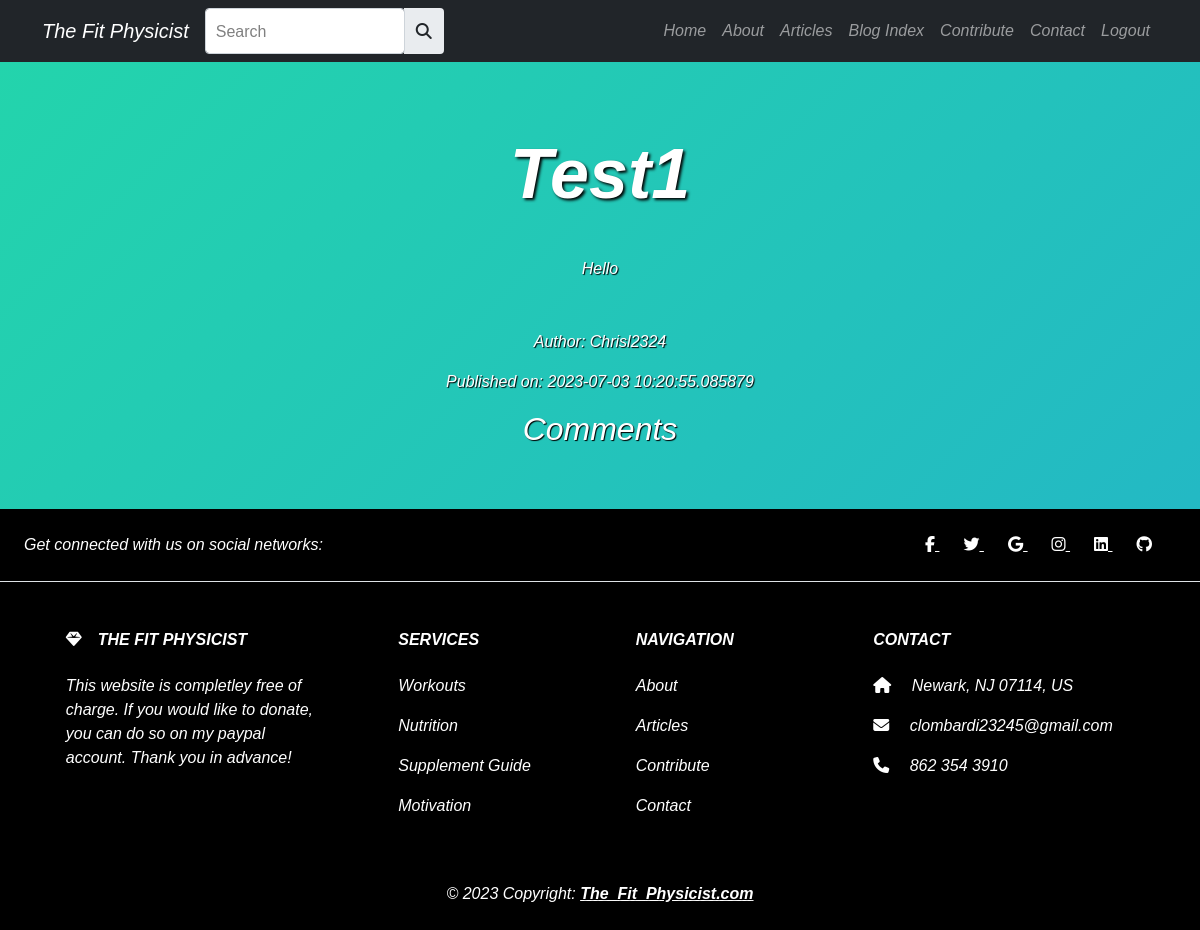
/single_article/1, run on the app's committed database.
### app.py (models this page shows, shortened)
class Article(db.Model):
    __tablename__ = "articles"
    id = db.Column(db.Integer, primary_key=True)
    title = db.Column(db.String(80), nullable=False)
    content = db.Column(db.String, nullable=False)
    created_on = db.Column(db.DateTime, default=datetime.now())
    user_id = db.Column(db.Integer, db.ForeignKey("users.id"), nullable=False)
    author = db.Column(db.String, nullable=False)
    image = db.Column(db.String)
    is_authenticated = db.Column(db.Boolean, default=False)
    user = db.relationship("User", backref=db.backref("articles", lazy=True))
    comments = db.relationship("Comment", back_populates="article")

### app.py (the view)
@app.route('/single_article/<int:article_id>')
def single_article(article_id):
    article = Article.query.get_or_404(article_id)
    comments = Comment.query.filter_by(article_id=article_id).all()
    return render_template('single_article.html', title="The Fit Physicist", article=article, comments=comments)

### templates/single_article.html (shortened to what this page needs)
{% extends 'base.html' %}
{% block head %}
<link rel="stylesheet" href="{{url_for('static', filename='css/article_style.css')}}">
{% endblock head %}
{% block content %}
<h1>{{ article.title }}</h1>
<p>{{ article.content }}</p>
<p>Author: {{ article.author }}</p>
<p>Published on: {{ article.created_on }}</p>
<h2>Comments</h2>
{% endblock content %}

### static/css/style2.css (style rules this page uses)
html, body { background: linear-gradient(-45deg, #ee7752, #e73c7e, #23a6d5, #23d5ab); background-size: 400% 400%; animation: gradient 15s ease infinite; }
body { animation: pulsate 5s ease-in-out infinite; }

### static/css/article_style.css (style rules this page uses)
html, body { animation: gradient 15s ease infinite }
h1 { color: white; font-family:'Franklin Gothic Medium', 'Arial Narrow', Arial, sans-serif; font-weight: bold; text-shadow: 2px 2px 3px black; animation: glow 2s ease-in-out infinite; font-size: 70px; font-style: italic; margin-top: 70px; }
h2 { color: white; font-family: 'Franklin Gothic Medium', 'Arial Narrow', Arial, sans-serif; font-style: italic; text-shadow: 1px 1px 1px black; }
p { color: white; font-family: 'Franklin Gothic Medium', 'Arial Narrow', Arial, sans-serif; font-style: italic; text-shadow: 1px 1px 1px black; }

### data on the page
Article: title "Test1", content "Hello", author "Chrisl2324", created_on "2023-07-03 10:20:55.085879"
